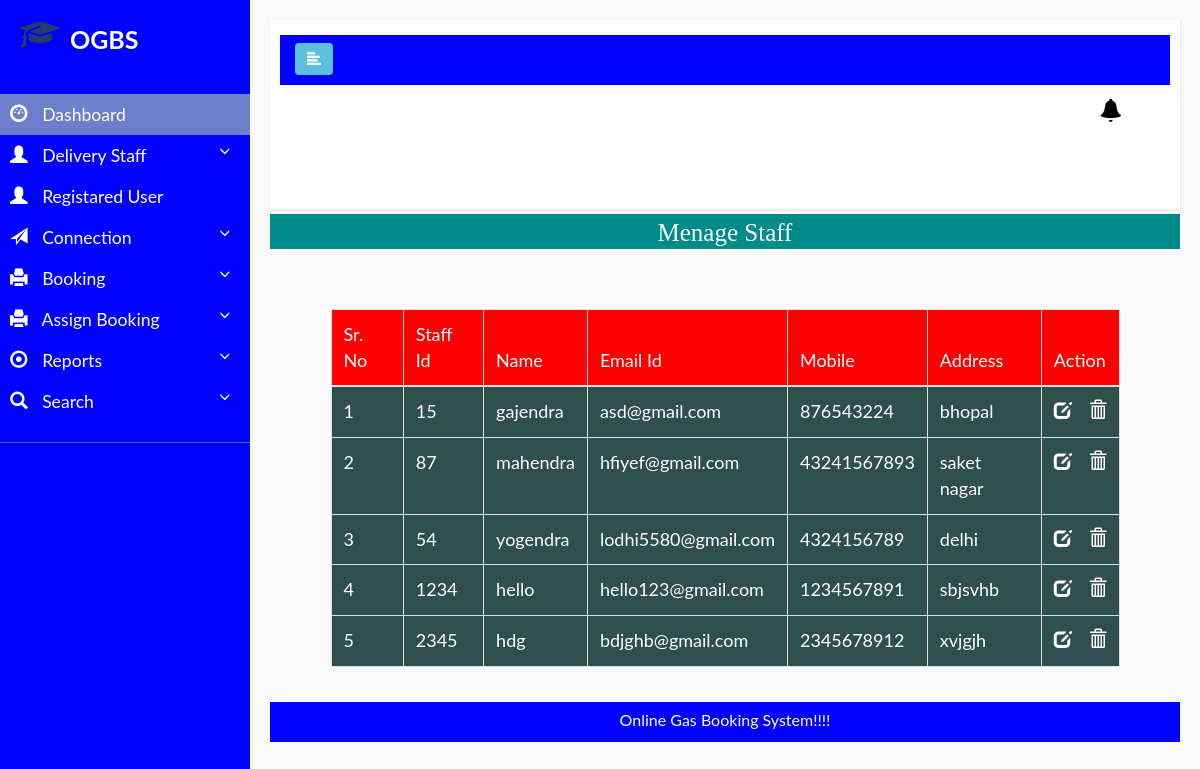
The page /view_staff (signed in) on the database its author committed.
### gasbooking/models.py (models this page shows, shortened)
class Addstaff(models.Model):
    staffid=models.CharField(max_length=100,null=True)
    name=models.CharField(max_length=100,null=True)
    email=models.CharField(max_length=100,null=True)
    mobile=models.CharField(max_length=100,null=True)
    address=models.CharField(max_length=100,null=True)

### gasbooking/views.py (the view)
# urls.py: path('view_staff',view_staff,name='view_staff'),
def view_staff(request):
     if not request.user.is_staff:
        return redirect('admin_login')
     data=Addstaff.objects.all()
     d={'data':data}
     return render(request,'view_staff.html',d)

### gasbooking/templates/view_staff.html (shortened to what this page needs)
{% extends 'admin_nav.html' %}
{% block body %}
<center>
      <h1 style="font-size:25px; background-color:darkcyan;height:35px;color:white;padding:5px;margin-top:5px;font-family : 'Monotype Corsiva" align="center"> Menage Staff </h1>
</center>
 <div class="container" style="margin-top:60px;width:90%">
<table class="table table-bordered" id="myTable">
  <thead>
  <tr>
    <th>Sr. No</th>
    <th>Staff Id</th>
    <th> Name</th>
    <th>Email Id</th>
    <th>Mobile </th>
    <th>Address </th>
    <th>Action</th>
  </tr>
  </thead>
   <tbody>
{% for i in data %}
  <tr >
        <td style="background-color:DarkSlateGrey;color:white">{{forloop.counter}}</td>
        <td style="background-color:DarkSlateGrey;color:white">{{i.staffid}}</td>
        <td style="background-color:DarkSlateGrey;color:white">{{i.name}}</td>
        <td style="background-color:DarkSlateGrey;color:white">{{i.email}}</td>
        <td style="background-color:DarkSlateGrey;color:white">{{i.mobile}}</td>
        <td style="background-color:DarkSlateGrey;color:white">{{i.address}}</td>
      <td style="background-color:DarkSlateGrey;color:white"> <a href="{% url 'edit_staff' i.id %}"> <i class="glyphicon glyphicon-edit"></i>  <a href="{% url 'delete_staff' i.id %}"><span style="margin-left:12px" ><i class="glyphicon glyphicon-trash" onclick="return confirm('Are you sure?')"></i> </span> </a>
  </tr>
   {% endfor %}
    </tbody>
</table>
 </div>
<div class="footer" align="center" style=" margin-top:15px; background-color:blue; height:40px;color:white; padding:8px;">
    Online Gas Booking System!!!!
</div>
{% endblock %}

### gasbooking/static/style.css (style rules this page uses)
html,body,div,span,applet,object,iframe,h1,h2,h3,h4,h5,h6,p,blockquote,pre,a,abbr,acronym,address,big,cite,code,del,dfn,em,img,ins,kbd,q,s,samp,small,strike,strong,sub,sup,tt,var,b,u,i,dl,dt,dd,ol,nav ul,nav li,fieldset,form,label,legend,table,caption,tbody,tfoot,thead,tr,th,td,article,aside,canvas,details,embed,figure,figcaption,footer,header,hgroup,menu,nav,output,ruby,section,summary,time,mark,audio,video { margin:0;padding:0;border:0;font-size:100%;font:inherit;vertical-align:baseline; }
table { border-collapse:collapse;border-spacing:0; }
a { text-decoration:none; }

### gasbooking/static/style1.css (style rules this page uses)
* { margin: 0; padding: 0; box-sizing: border-box; list-style: none; text-decoration: none; font-family: 'Josefin Sans', sans-serif; }
body { background-color:darkcyan; }

### gasbooking/static/style4.css (style rules this page uses)
body { font-family: 'Poppins', sans-serif; background: #fafafa; }
a, a:hover, a:focus { color: inherit; text-decoration: none; transition: all 0.3s; }
i, span { display: inline-block; }

### gasbooking/templates/admin_nav.html (style rules this page uses)
#myTable { border-collapse: collapse; width: 100%; border: 1px solid #ddd; font-size: 18px; }
#myTable th { text-align: left; padding: 12px; background-color:red ; color: white; }
#myTable td { text-align: left; padding: 12px; background-color: DarkSlateGrey; color:white; }
#myTable tr { border-bottom: 1px solid #ddd; }
body { font-family: "Lato", sans-serif; }

### rows shown on the page
Addstaff: staffid "15", name "gajendra", email "asd@gmail.com", mobile "876543224", address "bhopal"
Addstaff: staffid "87", name "mahendra", email "hfiyef@gmail.com", mobile "43241567893", address "saket nagar"
Addstaff: staffid "54", name "yogendra", email "lodhi5580@gmail.com", mobile "4324156789", address "delhi"
Addstaff: staffid "1234", name "hello", email "hello123@gmail.com", mobile "1234567891", address "sbjsvhb"
Addstaff: staffid "2345", name "hdg", email "bdjghb@gmail.com", mobile "2345678912", address "xvjgjh"
